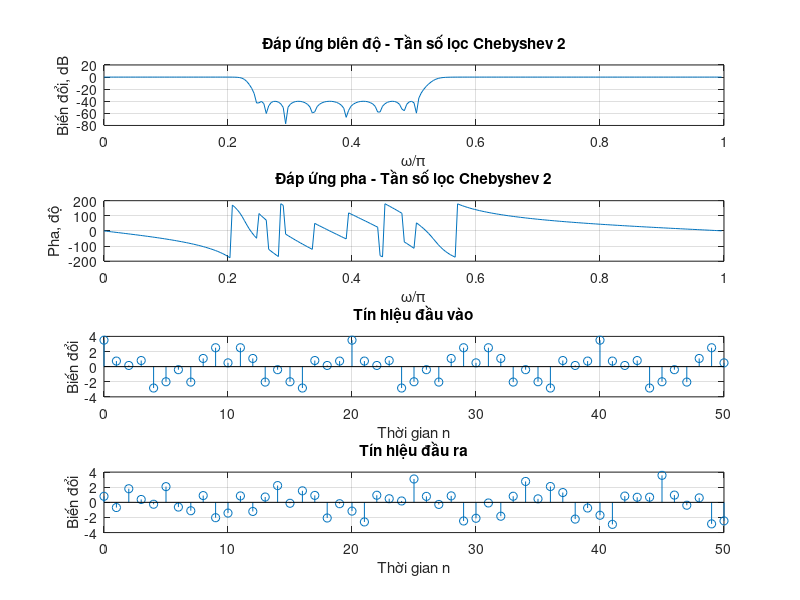

Here is the MATLAB script that generated this plot:
% Định nghĩa các tham số
Fs1 = 1000;      
Fs2 = 2000;     
Fp1 = 800;      
Fp2 = 2200;    
F = 8000;       
k = 0:50;       
w1 = 0.7 * pi; 
w2 = 0.2 * pi;  
x = 1.5 * cos(w1 * k) + 2 * cos(w2 * k); 
Rp = 0.5;
Rs = 40;
% Chuyển đổi tần số từ Hz sang tần số góc
wp1 = 2 * Fp1 / F; 
wp2 = 2 * Fp2 / F; 
ws1 = 2 * Fs1 / F; 
ws2 = 2 * Fs2 / F; 

Wp = [wp1 wp2]; 
Ws = [ws1 ws2]; 

% Xác định độ dải và tần số cắt
[N, Wn] = cheb2ord(Wp, Ws, Rp, Rs); 
[b, a] = cheby2(N, Rs, Wn, 'stop'); 

% Tính toán đáp ứng tần số
[h, omega] = freqz(b, a, 256); 
z = filter(b, a, x);  % Lọc tín hiệu đầu vào

% Vẽ đồ thị
subplot(4,1,1);
y = 20 * log10(abs(h));
plot(omega/pi, y); grid on;
xlabel('\omega/\pi');
ylabel('Biến đổi, dB');
title('Đáp ứng biên độ - Tần số lọc Chebyshev 2');

subplot(4,1,2);
plot(omega/pi, angle(h) * 180/pi);  
grid on;
xlabel('\omega/\pi');
ylabel('Pha, độ');
title('Đáp ứng pha - Tần số lọc Chebyshev 2');

subplot(4,1,3);
stem(k, x);
grid on;
axis([0 50 -4 4]);
title('Tín hiệu đầu vào');
xlabel('Thời gian n');
ylabel('Biến đổi');

subplot(4,1,4);
stem(k, z);
grid on;
axis([0 50 -4 4]);
title('Tín hiệu đầu ra');
xlabel('Thời gian n');
ylabel('Biến đổi');